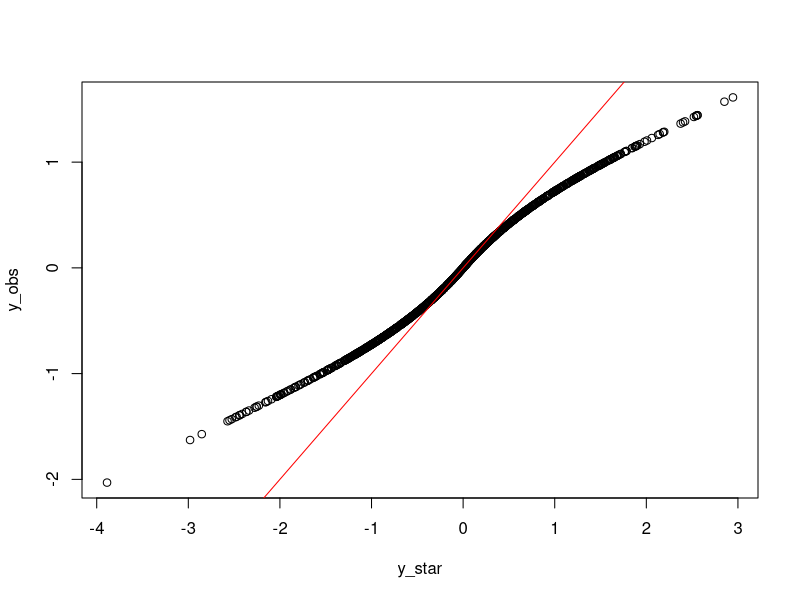

Write R code to recreate this figure.
# Scenaro 1: constant lambda
# the compression of the price is constant throughout
x <- rnorm(1000)
y_star <- x + rnorm(1000, sd = 0.1)     # true log-price
lambda <- 0.7
y_obs <- lambda * y_star                 # compressed self-assessed value

summary(lm(y_star ~ x))   # beta ~ 1
summary(lm(y_obs  ~ x))   # beta ~ 0.7 -> attenuated, matches intuition


# Scenario 2: variable lambda (more realistic)
# the difference is larger at the extremes
x_star <- rnorm(1000)
y_star <- x_star + rnorm(1000, sd = 0.1)   # true price

mu <- mean(y_star)
lambda <- 0.5 + 0.5 * exp(-0.8 * abs(y_star - mu))  # near 1 at center, drops at tails
y_obs <- mu + lambda * (y_star - mu)                # compressed self-assessed price

plot(y_star, y_obs); abline(0, 1, col = "red")

summary(lm(y_star ~ x_star))   # true beta ~ 1
summary(lm(y_obs  ~ x_star))   # attenuated beta, < 1
